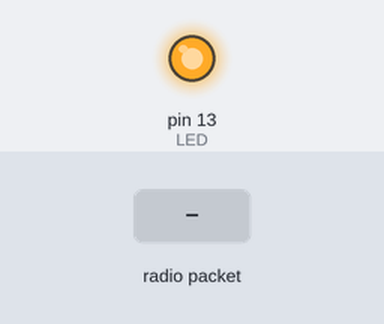
The program below on a simulated Teensy 4. On the bench: output pins drawn as LEDs (lit = HIGH). Dashed ring = blinking. Inputs (shaded band) come from the test bench. No radio packets arrive unless stated; pins used as bus, display or sensor lines are not drawn; what the program prints to the serial monitor is not drawn.

Above: at 1.3 s.
1.4 s: radio packet "1" arrives
At 3.9 s:
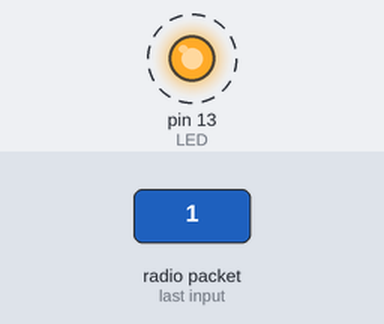
4.4 s: radio packet "0" arrives
Timing chart, 0 to 15.4 s (numbered marks = the images above; inputs shaded):
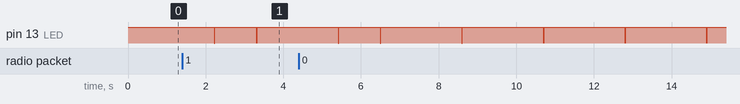

Measured:
- after the input at 1.4 s, pin 13 (LED): HIGH → LOW after 1.9 s, → HIGH 0.01 s later

The program:

main.cpp
```cpp
// LoRa 9x_TX
// -*- mode: C++ -*-
// Example sketch showing how to create a simple messaging client (transmitter)
// with the RH_RF95 class. RH_RF95 class does not provide for addressing or
// reliability, so you should only use RH_RF95 if you do not need the higher
// level messaging abilities.
// It is designed to work with the other example LoRa9x_RX

/*--------------------------------------------------------------
  Program:      Comunication RMF96 LoRa & ESP8266 12E - Transmission
  Description:   Example Communication LoRa Transmission  with the RFM96 Modem with ESP8266 12E,
                 set to 915.0 MHz
                 Ejemplo de Comunicacion Transmision LoRa con el Modem RFM96 con ESP8266 12E,
                 ajustado a 915.0 MHz

  Hardware:     ESP8266 12E NodeMCU Lolin .
                Modem RFM96 - HopeRF electronics


  Software:     Arduino IDE v1.8.3

  Date:         7 Mar 2018

  Modified or Created:       PDAControl   http://pdacontroles.com   http://pdacontrolen.com
  Complete Tutorial English:            http://pdacontrolen.com/comunication-lora-esp8266-radio-rfm95-1/
  Tutorial Completo Español             http://pdacontroles.com/comunicacion-lora-esp8266-radio-rfm96-1/
  Based: RH_RF95.h library              https://github.com/PaulStoffregen/RadioHead/tree/master/examples
          Adafruit                      https://github.com/adafruit/RadioHead/tree/master/examples
         RH_RF95.h API                  http://www.airspayce.com/mikem/arduino/RadioHead/RH__RF95_8h_source.html

--------------------------------------------------------------*/


#include <SPI.h>
#include <RH_RF95.h>


#define RFM95_CS 10
#define RFM95_RST 9
#define RFM95_INT digitalPinToInterrupt(8)

#define RF95_FREQ 915.0

#define LED 13


RH_RF95 rf95(RFM95_CS, RFM95_INT);

// Singleton instance of the radio driver
//RH_RF95 rf95(RFM95_CS, RFM95_INT);

void setup()
{

  pinMode(LED, OUTPUT);
  digitalWrite(LED,HIGH);
  pinMode(RFM95_RST, OUTPUT);
  digitalWrite(RFM95_RST, HIGH);
  Serial.begin(9600);
  delay(100);

  Serial.println();

  Serial.println("Gateway Module starting…");

  digitalWrite(RFM95_RST, LOW);
  delay(10);
  digitalWrite(RFM95_RST, HIGH);
  delay(10);

  while (!rf95.init()) {

    Serial.println("LoRa radio init failed");

    while (1);

  }

  Serial.println("LoRa radio init OK!");

  if (!rf95.setFrequency(RF95_FREQ)) {

    Serial.println("setFrequency failed");

    while (1);

  }

  Serial.print("Set Freq to: ");
  Serial.println(RF95_FREQ);
  rf95.setTxPower(18, false);

}


int16_t packetnum = 0;  // packet counter, we increment per xmission


void sendData(String message) {

  Serial.println("Sending to rf95_server");
  // Send a message to rf95_server

  //char radiopacket[32] = message;
  //itoa(packetnum++, radiopacket+13, 10);
  //Serial.print("Sending "); Serial.println(radiopacket);
  //radiopacket[31] = 0;
  //message =(char*) message.c_str();
  Serial.println("Sending..."); delay(10);
  rf95.send((uint8_t *)(char*) message.c_str(), 20);

  digitalWrite(LED, HIGH);

  Serial.println("Waiting for packet to complete..."); delay(10);
  rf95.waitPacketSent();
  // Now wait for a reply
  uint8_t buf[RH_RF95_MAX_MESSAGE_LEN];
  uint8_t len = sizeof(buf);

  Serial.println("Waiting for reply..."); delay(10);
  if (rf95.waitAvailableTimeout(1000))
  {
    // Should be a reply message for us now
    if (rf95.recv(buf, &len))
   {
      Serial.print("Got reply: ");
      Serial.println((char*)buf);
      Serial.print("RSSI: ");
      Serial.println(rf95.lastRssi(), DEC);
    }
    else
    {
      Serial.println("Receive failed");
    }
  }
  else
  {
    Serial.println("No reply, is there a listener around?");
  }

  delay(1000);
    digitalWrite(LED, LOW);


}


void loop()
{
  sendData("Hello World");
}
```
